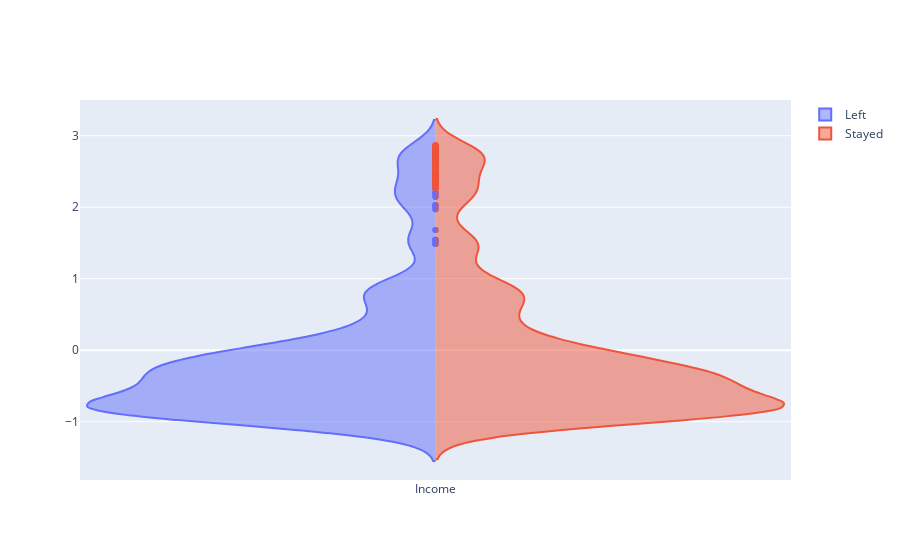

Here is the notebook cell this chart was saved with:
### Code cell
fig = go.Figure()
fig.add_trace(go.Violin(x=["Income" for x in range(len(df[df["Attrition"]==1]))],y=df[df["Attrition"]==1]["MonthlyIncome_sd"], side="negative", name='Left'))
fig.add_trace(go.Violin(x=["Income" for x in range(len(df[df["Attrition"]==0]))],y=df[df["Attrition"]==0]["MonthlyIncome_sd"], side="positive", name='Stayed'))
fig.show()

### Figure 1 — Plotly figure (JSON) as saved in the notebook; plotly's stock layout.template omitted (floating-point values rounded to 4 significant figures; data arrays with more than 128 entries replaced by an {"elided": "..."} marker saying what was removed)
{"data": [{"name": "Left", "side": "negative", "type": "violin", "x": {"elided": "711 str values"}, "y": {"elided": "711 float values"}}, {"name": "Stayed", "side": "positive", "type": "violin", "x": {"elided": "3699 str values"}, "y": {"elided": "3699 float values"}}], "layout": {}}
